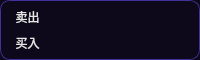
          <widget class="QFrame" name="frame_8">
           <property name="minimumSize">
            <size>
             <width>0</width>
             <height>60</height>
            </size>
           </property>
           <property name="maximumSize">
            <size>
             <width>16777215</width>
             <height>60</height>
            </size>
           </property>
           <property name="styleSheet">
            <string notr="true">QFrame {	
	background-color: rgb(13, 9, 27);
	border-radius: 10px;
	border: 1px solid rgb(65, 51, 156);
}

</string>
           </property>
           <property name="frameShape">
            <enum>QFrame::StyledPanel</enum>
           </property>
           <property name="frameShadow">
            <enum>QFrame::Raised</enum>
           </property>
           <layout class="QVBoxLayout" name="verticalLayout_6">
            <property name="spacing">
             <number>0</number>
            </property>
            <property name="leftMargin">
             <number>0</number>
            </property>
            <property name="topMargin">
             <number>0</number>
            </property>
            <property name="rightMargin">
             <number>0</number>
            </property>
            <property name="bottomMargin">
             <number>0</number>
            </property>
            <item>
             <widget class="QFrame" name="frame_15">
              <property name="styleSheet">
               <string notr="true">QFrame {	
	background-color: rgb(13, 9, 27);
	border-radius: 10px;
	border: none;
}

</string>
              </property>
              <property name="frameShape">
               <enum>QFrame::StyledPanel</enum>
              </property>
              <property name="frameShadow">
               <enum>QFrame::Raised</enum>
              </property>
              <layout class="QHBoxLayout" name="horizontalLayout_3">
               <property name="spacing">
                <number>20</number>
               </property>
               <property name="leftMargin">
                <number>0</number>
               </property>
               <property name="topMargin">
                <number>3</number>
               </property>
               <property name="rightMargin">
                <number>0</number>
               </property>
               <property name="bottomMargin">
                <number>0</number>
               </property>
               <item>
                <widget class="QLabel" name="label_3">
                 <property name="styleSheet">
                  <string notr="true">background-color: rgbA(0, 0, 0, 0);
color: rgb(230, 230, 230);
font: 12pt &quot;等线&quot;;
border-radius: 5px;
border: none;</string>
                 </property>
                 <property name="text">
                  <string>卖出</string>
                 </property>
                 <property name="alignment">
                  <set>Qt::AlignCenter</set>
                 </property>
                </widget>
               </item>
               <item>
                <widget class="QLabel" name="label_ask_price1">
                 <property name="styleSheet">
                  <string notr="true">background-color: rgbA(0, 0, 0, 0);
color: rgb(255, 0, 0);
font: 700 16pt &quot;等线&quot;;
border-radius: 5px;
border: none;</string>
                 </property>
                 <property name="text">
                  <string/>
                 </property>
                 <property name="alignment">
                  <set>Qt::AlignCenter</set>
                 </property>
                </widget>
               </item>
               <item>
                <widget class="QLabel" name="label_ask_volume1">
                 <property name="styleSheet">
                  <string notr="true">background-color: rgbA(0, 0, 0, 0);
color: rgb(255, 255, 0);
font: 700 16pt &quot;等线&quot;;
border-radius: 5px;
border: none;</string>
                 </property>
                 <property name="text">
                  <string/>
                 </property>
                 <property name="alignment">
                  <set>Qt::AlignCenter</set>
                 </property>
                </widget>
               </item>
              </layout>
             </widget>
            </item>
            <item>
             <widget class="QFrame" name="frame_16">
              <property name="styleSheet">
               <string notr="true">QFrame {	
	background-color: rgb(13, 9, 27);
	border-radius: 10px;
	border: none;
}

</string>
              </property>
              <property name="frameShape">
               <enum>QFrame::StyledPanel</enum>
              </property>
              <property name="frameShadow">
               <enum>QFrame::Raised</enum>
              </property>
              <layout class="QHBoxLayout" name="horizontalLayout_4">
               <property name="spacing">
                <number>20</number>
               </property>
               <property name="leftMargin">
                <number>0</number>
               </property>
               <property name="topMargin">
                <number>0</number>
               </property>
               <property name="rightMargin">
                <number>0</number>
               </property>
               <property name="bottomMargin">
                <number>3</number>
               </property>
               <item>
                <widget class="QLabel" name="label_6">
                 <property name="styleSheet">
                  <string notr="true">background-color: rgbA(0, 0, 0, 0);
color: rgb(230, 230, 230);
font: 12pt &quot;等线&quot;;
border-radius: 5px;
border: none;</string>
                 </property>
                 <property name="text">
                  <string>买入</string>
                 </property>
                 <property name="alignment">
                  <set>Qt::AlignCenter</set>
                 </property>
                </widget>
               </item>
               <item>
                <widget class="QLabel" name="label_bid_price1">
                 <property name="styleSheet">
                  <string notr="true">background-color: rgbA(0, 0, 0, 0);
color: rgb(255, 0, 0);
font: 700 16pt &quot;等线&quot;;
border-radius: 5px;
border: none;</string>
                 </property>
                 <property name="text">
                  <string/>
                 </property>
                 <property name="alignment">
                  <set>Qt::AlignCenter</set>
                 </property>
                </widget>
               </item>
               <item>
                <widget class="QLabel" name="label_bid_volume1">
                 <property name="styleSheet">
                  <string notr="true">background-color: rgbA(0, 0, 0, 0);
color: rgb(255, 255, 0);
font: 700 16pt &quot;等线&quot;;
border-radius: 5px;
border: none;</string>
                 </property>
                 <property name="text">
                  <string/>
                 </property>
                 <property name="alignment">
                  <set>Qt::AlignCenter</set>
                 </property>
                </widget>
               </item>
              </layout>
             </widget>
            </item>
           </layout>
          </widget>
